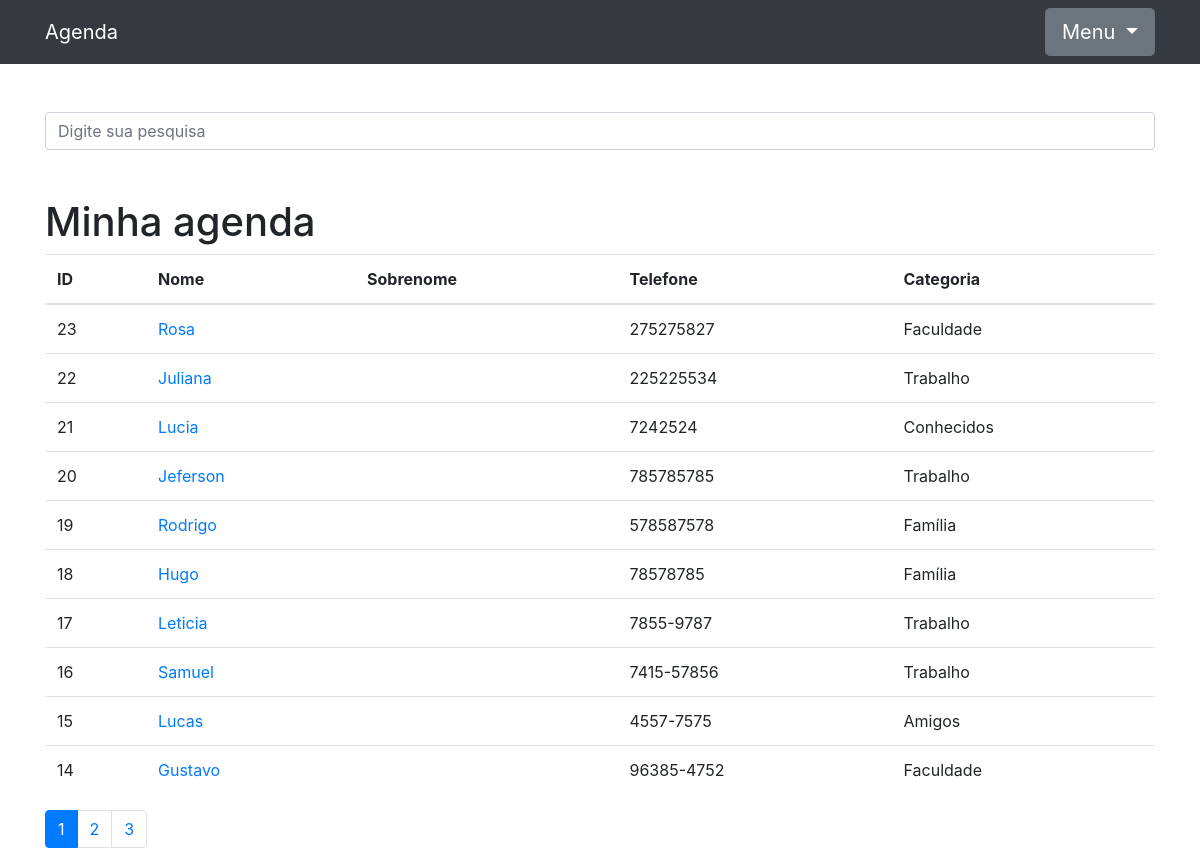
The app's page /, older data.
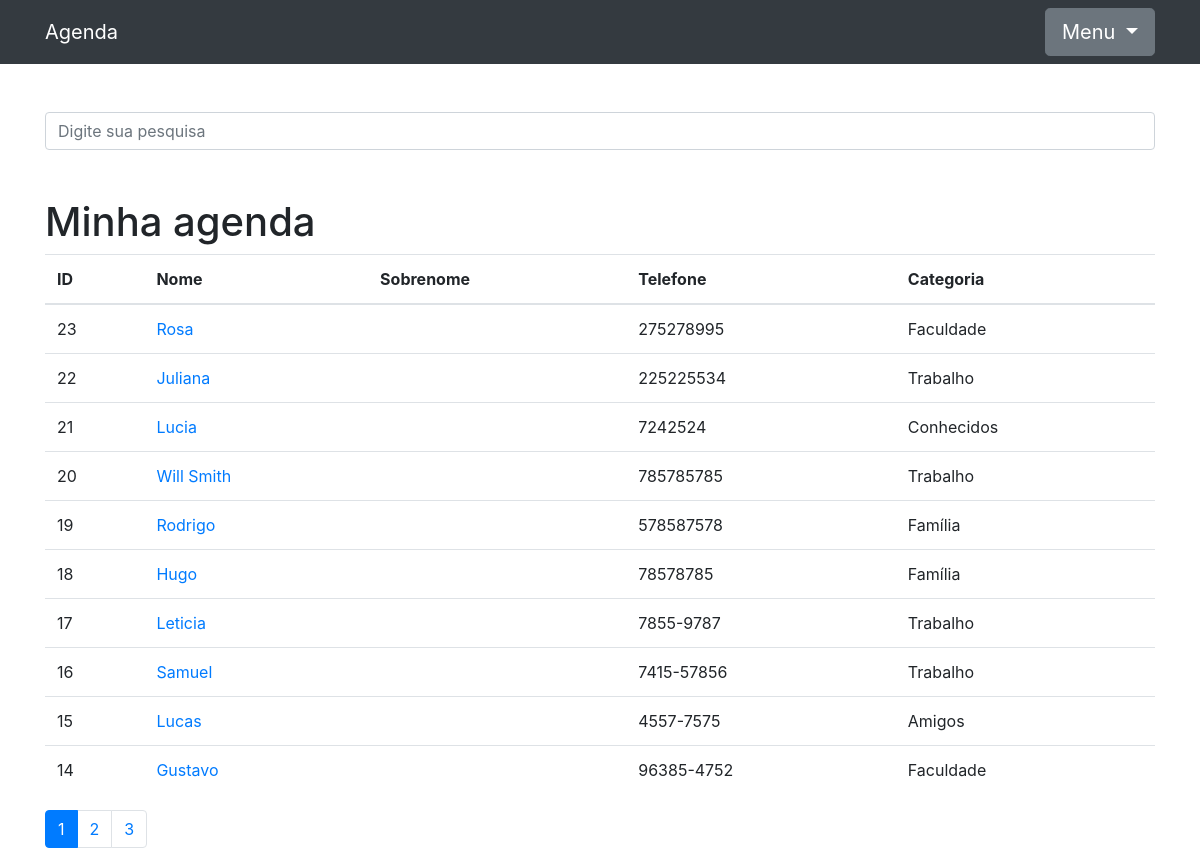
The same page, newer data.
### contatos/models.py (models this page shows, shortened)
class Contato(models.Model):
    nome = models.CharField(max_length=60)
    sobrenome = models.CharField(max_length=60, blank=True)
    telefone = models.CharField(max_length=60)
    email = models.CharField(max_length=60, blank=True)
    data_criacao = models.DateTimeField(default=timezone.now)
    descricao = models.TextField(blank=True)
    categoria = models.ForeignKey(Categoria, on_delete=models.DO_NOTHING)
    mostrar = models.BooleanField(default=True)
    foto = models.ImageField(blank=True, upload_to='foto/%Y/%m')

class Categoria(models.Model):
    nome = models.CharField(max_length=255)
    def __str__(self):
        return self.nome

### contatos/views.py (the view)
# urls.py: path('', views.index, name='index'),
def index(request):   ## Aq coloca o filtro do id aula 172
    contatos = Contato.objects.order_by('-id').filter(
        mostrar=True
    )
    paginator = Paginator(contatos, 10)  ## Coloca o tanto de item vai aparecer por pagina
    page = request.GET.get('p')         ## Coloca no html aq ficou no indexxxx
    contatos = paginator.get_page(page)
    return render(request, 'contatos/index.html', {
        'contatos': contatos
    }) ###  Vai adicionar a classe contatos

### contatos/templates/contatos/index.html (shortened to what this page needs)
{% extends 'base.html' %}
{%block conteudo%}
<h1 class="mt-5">Minha agenda</h1>
<table class="table">
  <thead>
    <tr>
      <th>ID</th>
      <th>Nome</th>
      <th>Sobrenome</th>
      <th>Telefone</th>
      <th>Categoria</th>
    </tr>
  </thead>
  <tbody>
    {% for contato in contatos %}
      <tr>
        <td>{{ contato.id }}</td>
        <td>
          <a href="{% url 'ver_contato' contato.id %} "> {{ contato.nome }} </a>
        </td>
        <td> {{ contato.sobrenome }} </td>
        <td> {{ contato.telefone }} </td>
        <td> {{ contato.categoria }} </td>
      </tr>
    {% endfor %}
  </tbody>
</table>
<nav aria-label="Page navigation example">
  <ul class="pagination">
    {% for pagina in contatos.paginator.page_range %}
      {% if contatos.number == pagina %}
        <li class="page-item active"><a class="page-link" href="?p={{ pagina }}&termo={{ request.GET.termo }}">{{ pagina }}</a></li>
      {% else %}
        <li class="page-item"><a class="page-link" href="?p={{ pagina }}&termo={{ request.GET.termo }}">{{ pagina }}</a></li>
      {%endif%}
    {% endfor %}
  </ul>
</nav>
{%endblock%}

Row changes from the older to the newer data that the page shows:
changed Contato "Rosa": telefone "275275827" → "275278995"
changed Contato id 20: nome "Jeferson" → "Will Smith"
